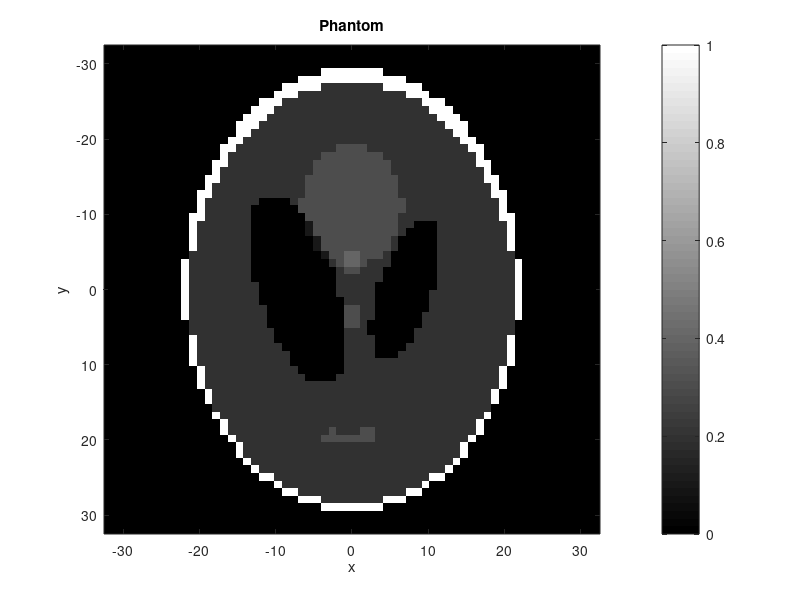
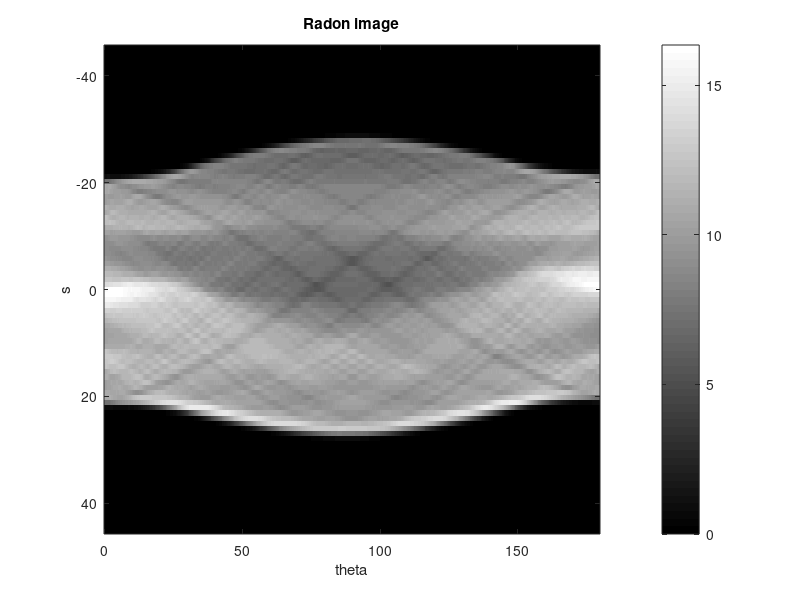
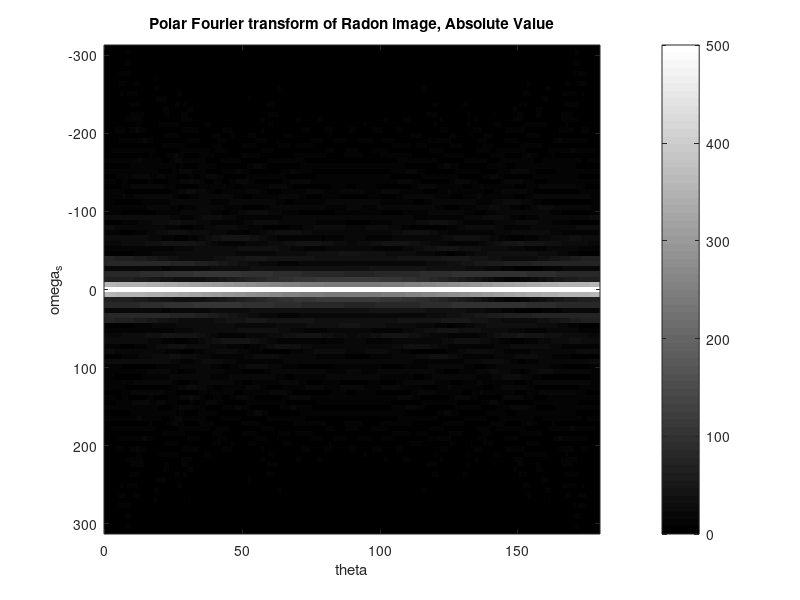
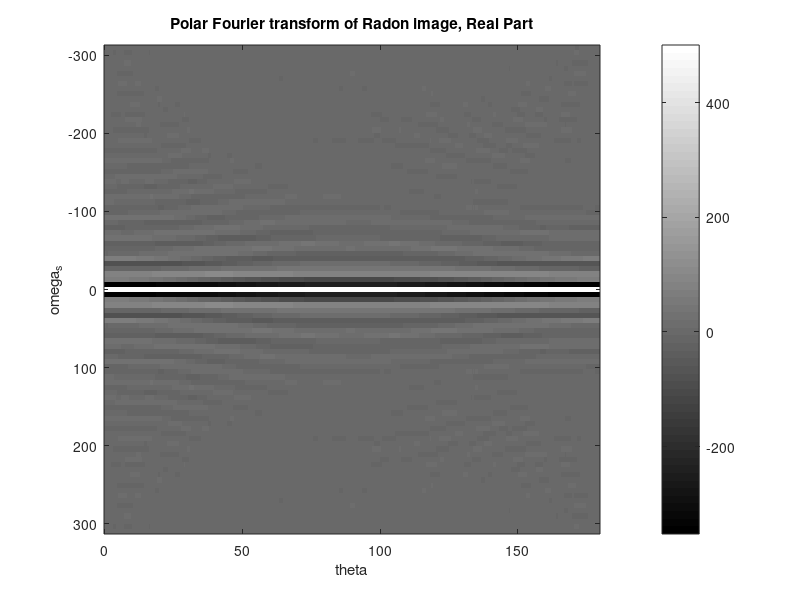

MATLAB code for these plots, in order:
%% Image defaults
set(0,'defaultsurfaceedgecolor','none')

%% Debug flag: print out everything when DEBUG==1
DEBUG=1;

%% Signal to noise ratio
%SNR=0.1;

%% Interpolation method: nearest / linear / cubic
interp_m='nearest';

%%Zeropadding ratio: filter out high frequency signal
% 0:none , 1:filter everything
zeropad_ratio=0;

%%Oversampling ratio: reduce alising
%1:normal, >1 oversampling
oversamp_ratio=1;

%% Size of phantom and reconstructed image
% N is the number of rows and columns in P, which is 256 respectively
N=64;

%Radon scan angles
%we may change the number of beams that we use to cover 180 degree
theta=linspace(0,180-1/3,180*3);

%%%%%%%%%%%%%%%%%%%%%%%%%%%%%%%%%%%%%%%%%%%%%%%%%%%%%%%%%%%%%%%%%%%%%
%% Create Phantom P
%P = phantom('Shepp-Logan',N);

%Modified Shepp-Logan' gives better visual perception than 'Shepp-Logan'
P = phantom('Modified Shepp-Logan',N);     %Fail-safe version

% a simple 2D delta function which is off-centre
%P = zeros(N);
%P(12,12)=1;

% a stripe
%T=N/8;
%P=[zeros(N,(N-T)/2) ones(N,T) zeros(N,(N-T)/2)];

% a square (T must be even)
%T=2;
%P=[zeros(N,(N-T)/2) ones(N,T) zeros(N,(N-T)/2)];
%P=P'&P; %image of square

% a 45deg straight line
%P=eye(N);

% Determine the range of x and y
x = linspace(-N/2,N/2,N);
y = x;

% Show and save the phantom
figure(1)
imagesc(x,y,P),colormap(gray),colorbar
title('Phantom'),xlabel('x'),ylabel('y')
print -dpng 1_phantom.png

%%%%%%%%%%%%%%%%%%%%%%%%%%%%%%%%%%%%%%%%%%%%%%%%%%%%%%%%%%%%%%%%%%%%%%%%%
%% Apply radon transformation Rf
%return a vector XP containing the radial coordinates corresponding to each row of RT
Rf = radon(P,theta);

% Determine the range of s
s_max=sqrt( max(x)^2 + max(y)^2 );
[s_size theta_size] = size(Rf);
s = linspace(-s_max,s_max,s_size);

%% Apply noise to the Radon image
%noise = SNR * ( rand(s_size,theta_size)*2 - 1 );
%Rf = Rf + noise;

%if(DEBUG)
%figure(97)
%imagesc(noise),colorbar
%title('noise profile')
%end


%% Show and save Radon image
figure(2)
imagesc(theta,s,Rf),colormap(gray),colorbar
title('Radon image'),xlabel('theta'),ylabel('s')
print -dpng 2_radon.png

%%%%%%%%%%%%%%%%%%%%%%%%%%%%%%%%%%%%%%%%%%%%%%%%%%%%%%%%%%%%%%%%%%%%%%
%% Polar Fourier transform
FRf = fft(Rf);         % Apply 1D Fourier transform in each column

% Determine the range of omega
ds=mean(diff(s));
size_omega=size(FRf,1);
d_omega=2*pi/ds;
omega_max=size_omega*d_omega/2;
omega=linspace(-omega_max,omega_max,size_omega);

%% Zeropadding: remove high-frequency components and reduce noise
pad_begin=floor(size_omega*(1-zeropad_ratio)/2)+1;
pad_end=size_omega-pad_begin+1;
FRf(pad_begin:pad_end,:)=0;
FRf=fftshift(FRf,1);

%% Show and save the Fourier transform image
figure(3)
imagesc(theta, omega, abs(FRf)),colormap(gray),colorbar
xlabel('theta'),ylabel('omega_s')
title('Polar Fourier transform of Radon image, Absolute Value')
print -dpng 3_fourier_radon_abs.png

if(DEBUG)
figure(4)
imagesc(theta, omega, real(FRf)),colormap(gray),colorbar
xlabel('theta'),ylabel('omega_s')
title('Polar Fourier transform of Radon image, Real Part')
print -dpng 3a_fourier_radon_real.png

figure(5)
imagesc(theta, omega, imag(FRf)),colormap(gray),colorbar
xlabel('theta'),ylabel('omega_s')
title('Polar Fourier transform of Radon image, Imaginary Part')
print -dpng 3b_fourier_radon_imag.png
end
%%%%%%%%%%%%%%%%%%%%%%%%%%%%%%%%%%%%%%%%%%%%%%%%%%%%%%%%%%%%%%%%%%%%%%%%%%%%
%% Change from polar to x-y coordinate

%% Label omega_x, omega_y on the image of FRf:
[THETA WW] = meshgrid(theta, omega);
label_WX = WW.*cosd(THETA);
label_WY = WW.*sind(THETA);

%% Determine range of the desired rectangular coordinates
omega_x = omega;
omega_y = omega;
[WX WY]=meshgrid( omega_x , omega_y );

N=N*oversamp_ratio;
d_omega=mean(diff(omega));
dx=2*pi/d_omega;
max_x=N*dx/2;
x=linspace(-max_x,max_x,N);
y=x;

%% Prepare data for interpolation
%reshape matrix to array in columns
[cols rows]=size(label_WX);
WX_array=reshape(label_WX,cols*rows,1);
WY_array=reshape(label_WY,cols*rows,1);
FRf_array=reshape(FRf,cols*rows,1);

%% Apply interpolation
F2f = griddata(WX_array,WY_array,FRf_array,WX,WY,interp_m);
F2f(isnan(F2f))=0;        % set all NaN (Not a Number) error to zero

%% DEBUG: test label WX,WY
if(DEBUG)
figure(6)
surf(label_WX,label_WY,abs(FRf)),colorbar,colormap(jet)
axis tight;
title('DEBUG: Radon Fourier image before interpolation, Absolute Value')
xlabel('theta'),ylabel('omega')
print -dpng 4c_fourier_polar_abs.png

figure(7)
surf(WX,WY,abs(F2f)),colorbar,colormap(jet)
axis tight;
title('DEBUG: Radon Fourier image after interpolation, Absolute Value')
xlabel('omega_x'),ylabel('omega_y')
print -dpng 4d_fourier_xy_abs.png
end

%% Save image of F2f
figure(8)
imagesc(omega_x,omega_y,abs(F2f)),colormap(gray),colorbar
xlabel('omega_x'),ylabel('omega_y')
title('polar to x-y interpolation, Absolute Value')
print -dpng 4_fourier_xy_abs.png

if(DEBUG)
figure(9)
imagesc(omega_x,omega_y,real(F2f)),colormap(gray),colorbar
xlabel('omega_x'),ylabel('omega_y')
title('polar to x-y interpolation, Real Part')
print -dpng 4a_fourier_xy_real.png

figure(10)
imagesc(omega_x, omega_y, imag(F2f)),colormap(gray),colorbar
xlabel('omega_x'),ylabel('omega_y')
title('polar to x-y interpolation, Imaginary Part')
print -dpng 4b_fourier_xy_imag.png
end
%%%%%%%%%%%%%%%%%%%%%%%%%%%%%%%%%%%%%%%%%%%%%%%%%%%%%%%%%%%%%%%%%%%%%%%%%%
%% Apply Inverse FFT to F2f
f = fftshift(ifft2(fftshift(F2f)));

figure(11)
imagesc(x,y,real(f)),colormap(gray),colorbar
xlabel('x'),ylabel('y')
title('Reconstructed Image, Real Part')
print -dpng 5_reconstruct_xy_real.png

if(DEBUG)
figure(12)
imagesc(x,y,imag(f)),colormap(gray),colorbar
xlabel('x'),ylabel('y')
title('Reconstructed Image, Imaginary Part')
print -dpng 5_reconstruct_xy_imag.png
end
